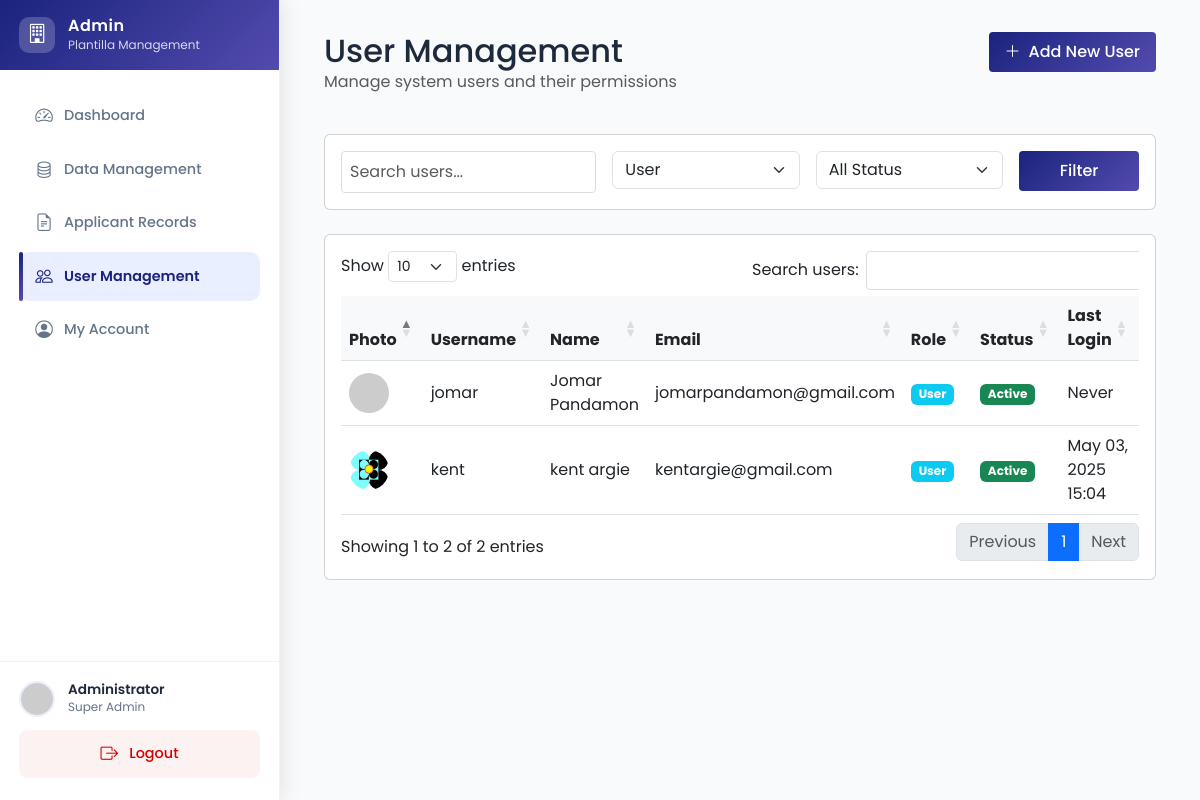
/admin/user_management.php?role=user (signed in), run on the app's committed database.
### tables this page shows
CREATE TABLE `users` (
  `id` int(11) NOT NULL,
  `username` varchar(50) NOT NULL,
  `password` varchar(255) NOT NULL,
  `email` varchar(100) NOT NULL,
  `first_name` varchar(50) NOT NULL,
  `last_name` varchar(50) NOT NULL,
  `role` enum('admin','manager','user') NOT NULL DEFAULT 'user',
  `status` enum('active','inactive') NOT NULL DEFAULT 'active',
  `photo` varchar(255) DEFAULT NULL,
  `last_login` datetime DEFAULT NULL,
  `created_at` timestamp NOT NULL DEFAULT current_timestamp(),
  `updated_at` timestamp NOT NULL DEFAULT current_timestamp() ON UPDATE current_timestamp()
);

### admin/user_management.php (the view, shortened to what this page needs)
<?php
include '../dbconnection.php';
$search = isset($_GET['search']) ? $_GET['search'] : '';
$role = isset($_GET['role']) ? $_GET['role'] : '';
$query = "SELECT u.*,
          (SELECT COUNT(*) FROM activity_logs WHERE user_id = u.id) as activity_count,
          (SELECT MAX(created_at) FROM activity_logs WHERE user_id = u.id) as last_activity
          FROM users u WHERE 1=1";
$params = [];
$types = '';
if (!empty($role)) {
    $query .= " AND u.role = ?";
    $params[] = $role;
    $types .= 's';
}
$query .= " ORDER BY u.created_at DESC";
$stmt = $conn->prepare($query);
if (!empty($params)) {
    $stmt->bind_param($types, ...$params);
}
$stmt->execute();
$result = $stmt->get_result();
$users = $result->fetch_all(MYSQLI_ASSOC);
?>
<!DOCTYPE html>
<html lang="en">
<head>
    <link href="https://cdn.jsdelivr.net/npm/bootstrap@5.3.0/dist/css/bootstrap.min.css" rel="stylesheet">
    <link rel="stylesheet" href="https://cdn.jsdelivr.net/npm/bootstrap-icons@1.11.0/font/bootstrap-icons.css">
    <link href="https://cdn.datatables.net/1.13.6/css/dataTables.bootstrap5.min.css" rel="stylesheet">
    <link rel="stylesheet" href="../assets/css/styles.css">
    <link rel="stylesheet" href="https://cdn.jsdelivr.net/npm/sweetalert2@11.7.32/dist/sweetalert2.min.css">
  <?php include '../assets/css/user_management.php'; ?>
</head>
<body>
    <div class="sidebar" id="sidebar">
        <div class="sidebar-header">
            <div class="logo">
                <i class="bi bi-building"></i>
            </div>
            <div class="title">
                <h4>Admin</h4>
                <p>Plantilla Management</p>
            </div>
        </div>
        <div class="sidebar-content">
            <ul class="nav flex-column">
                <li class="nav-item">
                    <a class="nav-link" href="dashboard.php">
                        <i class="bi bi-speedometer2"></i>
                        <span>Dashboard</span>
                    </a>
                </li>
                <li class="nav-item">
                    <a class="nav-link" href="data_management.php">
                        <i class="bi bi-database"></i>
                        <span>Data Management</span>
                    </a>
                </li>
                <li class="nav-item">
                    <a class="nav-link" href="applicant_records.php">
                        <i class="bi bi-file-earmark-text"></i>
                        <span>Applicant Records</span>
                    </a>
                </li>
                <li class="nav-item">
                    <a class="nav-link active" href="user_management.php">
                        <i class="bi bi-people"></i>
                        <span>User Management</span>
                    </a>
                </li>
                <li class="nav-item">
                    <a class="nav-link" href="my_account.php">
                        <i class="bi bi-person-circle"></i>
                        <span>My Account</span>
                    </a>
                </li>
            </ul>
        </div>
        <div class="sidebar-footer">
            <div class="user-info">
                <img src="https://ui-avatars.com/api/?name=Admin&background=2962FF&color=fff" alt="Admin">
                <div class="user-details">
                    <h6>Administrator</h6>
                    <p>Super Admin</p>
                </div>
            </div>
            <div class="logout-btn">
                <a class="nav-link" onclick="return confirm('Are you sure you want to logout?')" href="logout.php">
                    <i class="bi bi-box-arrow-right"></i>
                    <span>Logout</span>
                </a>
            </div>
        </div>
    </div>
    <div class="main-content">
        <div class="container-fluid">
            <div class="row mb-4">
                <div class="col-md-6">
                    <h2 class="mb-0">User Management</h2>
                    <p class="text-muted">Manage system users and their permissions</p>
                </div>
                <div class="col-md-6 text-end">
                    <button class="btn btn-primary add-user-btn" data-bs-toggle="modal" data-bs-target="#addUserModal">
                        <i class="bi bi-plus-lg me-2"></i>Add New User
                    </button>
                </div>
            </div>
        <div class="card mb-4">
            <div class="card-body">
                <form method="GET" class="row g-3">
                    <div class="col-md-4">
                            <input type="text" class="form-control" name="search" placeholder="Search users..." value="<?php echo htmlspecialchars($search); ?>">
                    </div>
                    <div class="col-md-3">
                        <select class="form-select" name="role">
                            <option value="user" <?php echo $role === 'user' ? 'selected' : ''; ?>>User</option>
                        </select>
                    </div>
                    <div class="col-md-3">
                        <select class="form-select" name="status">
                            <option value="">All Status</option>
                        </select>
                    </div>
                    <div class="col-md-2">
                            <button type="submit" class="btn btn-primary w-100">Filter</button>
                    </div>
                </form>
            </div>
        </div>
        <div class="card">
            <div class="card-body">
                <div class="table-responsive">
                        <table class="table table-hover" id="usersTable">
                        <thead>
                            <tr>
                                <th>Photo</th>
                                    <th>Username</th>
                                <th>Name</th>
                                <th>Email</th>
                                <th>Role</th>
                                <th>Status</th>
                                <th>Last Login</th>
                            </tr>
                        </thead>
                        <tbody>
                            <?php foreach ($users as $user): ?>
                                <tr>
                                    <td>
                                        <img src="<?php echo !empty($user['photo']) ? '../' . htmlspecialchars($user['photo']) : 'https://ui-avatars.com/api/?name=' . urlencode($user['first_name'] . '+' . $user['last_name']); ?>"
                                             alt="User Photo"
                                             class="rounded-circle"
                                             style="width: 40px; height: 40px; object-fit: cover;">
                                    </td>
                                    <td><?php echo htmlspecialchars($user['username']); ?></td>
                                    <td><?php echo htmlspecialchars($user['first_name'] . ' ' . $user['last_name']); ?></td>
                                    <td><?php echo htmlspecialchars($user['email']); ?></td>
                                    <td>
                                        <span class="badge bg-<?php echo $user['role'] === 'admin' ? 'danger' : ($user['role'] === 'manager' ? 'warning' : 'info'); ?>">
                                            <?php echo ucfirst($user['role']); ?>
                                        </span>
                                    </td>
                                    <td>
                                        <span class="badge bg-<?php echo $user['status'] === 'active' ? 'success' : 'secondary'; ?>">
                                            <?php echo ucfirst($user['status']); ?>
                                        </span>
                                    </td>
                                    <td><?php echo $user['last_login'] ? date('M d, Y H:i', strtotime($user['last_login'])) : 'Never'; ?></td>
                                </tr>
                            <?php endforeach; ?>
                        </tbody>
                    </table>
                    </div>
                </div>
            </div>
        </div>
    </div>
</body>
</html>

### assets/css/styles.css (style rules this page uses)
:root { --primary-color: #1A237E; --primary-light: #534bae; --primary-dark: #000051; --secondary-color: #2962FF; --secondary-light: #768fff; --secondary-dark: #0039cb; --success-color: #00C853; --success-light: #5efc82; --success-dark: #009624; --warning-color: #FF6D00; --warning-light: #ff9e40; --warning-dark: #c43c00; --danger-color: #D50000; --danger-light: #ff5131; --danger-dark: #9b0000; --sidebar-width: 280px; --header-height: 70px; --card-shadow: 0 4px 20px rgba(0, 0, 0, 0.08); --hover-shadow: 0 8px 30px rgba(0, 0, 0, 0.12); --gradient-primary: linear-gradient(135deg, var(--primary-color) 0%, var(--primary-light) 100%); --gradient-secondary: linear-gradient(135deg, var(--secondary-color) 0%, var(--secondary-light) 100%); --gradient-success: linear-gradient(135deg, var(--success-color) 0%, var(--success-light) 100%); --gradient-warning: linear-gradient(135deg, var(--warning-color) 0%, var(--warning-light) 100%); --gradient-danger: linear-gradient(135deg, var(--danger-color) 0%, var(--danger-light) 100%); }
body { font-family: 'Poppins', sans-serif; background-color: #f8fafc; color: #1e293b; }
.sidebar { min-height: 100vh; background: #ffffff; color: #1e293b; transition: all 0.3s cubic-bezier(0.4, 0, 0.2, 1); position: fixed; width: var(--sidebar-width); z-index: 1000; box-shadow: 2px 0 20px rgba(0, 0, 0, 0.1); border-right: 1px solid rgba(0, 0, 0, 0.05); display: flex; flex-direction: column; }
.main-content { margin-left: var(--sidebar-width); padding: 2rem; min-height: 100vh; transition: all 0.3s ease; }
.sidebar-header { height: var(--header-height); padding: 1.2rem; background: var(--gradient-primary); color: white; display: flex; align-items: center; gap: 0.8rem; }
.sidebar-header .logo { width: 36px; height: 36px; background: rgba(255, 255, 255, 0.2); border-radius: 10px; display: flex; align-items: center; justify-content: center; font-size: 1.2rem; }
.sidebar-header h4 { margin: 0; font-weight: 600; font-size: 1rem; letter-spacing: 0.5px; }
.sidebar-header p { margin: 0; font-size: 0.75rem; opacity: 0.8; }
.sidebar-content { flex: 1; padding: 1.2rem; overflow-y: auto; }
.sidebar .nav-link { color: #64748b; padding: 0.7rem 1rem; margin: 0.15rem 0; border-radius: 10px; transition: all 0.3s cubic-bezier(0.4, 0, 0.2, 1); font-weight: 500; position: relative; display: flex; align-items: center; gap: 0.7rem; font-size: 0.9rem; }
.sidebar .nav-link::before { content: ''; position: absolute; left: 0; width: 4px; height: 100%; background: var(--gradient-primary); border-radius: 2px; transform: scaleX(0); transition: transform 0.3s cubic-bezier(0.4, 0, 0.2, 1); }
.sidebar .nav-link.active { background: rgba(41, 98, 255, 0.1); color: var(--primary-color); font-weight: 600; }
.sidebar .nav-link.active::before { transform: scaleX(1); }
.sidebar .nav-link i { font-size: 1.1rem; transition: transform 0.3s cubic-bezier(0.4, 0, 0.2, 1); }
.sidebar .nav-link.active i { color: var(--primary-color); }
.sidebar-footer { padding: 1.2rem; border-top: 1px solid rgba(0, 0, 0, 0.05); }
.sidebar-footer .user-info { display: flex; align-items: center; gap: 0.8rem; margin-bottom: 0.8rem; }
.sidebar-footer .user-info img { width: 36px; height: 36px; border-radius: 50%; border: 2px solid rgba(41, 98, 255, 0.1); }
.sidebar-footer .user-details h6 { margin: 0; font-weight: 600; font-size: 0.85rem; }
.sidebar-footer .user-details p { margin: 0; font-size: 0.75rem; color: #64748b; }
.sidebar-footer .logout-btn { width: 100%; }
.sidebar-footer .logout-btn .nav-link { color: var(--danger-color); justify-content: center; padding: 0.7rem; border-radius: 8px; background: rgba(213, 0, 0, 0.05); font-size: 0.9rem; }
.sidebar-footer .logout-btn .nav-link i { color: var(--danger-color); }
.btn { border-radius: 12px; padding: 0.6rem 1.2rem; font-weight: 500; transition: all 0.3s cubic-bezier(0.4, 0, 0.2, 1); }
.btn-primary { background: var(--gradient-primary); border: none; color: white; }

### admin/user_management.php (style rules this page uses)
.form-control { width: 100%; padding: 8px; border: 1px solid #ddd; border-radius: 4px; }
.btn { padding: 8px 16px; border: none; border-radius: 4px; cursor: pointer; }
.btn-primary { background-color: #007bff; color: white; }
.table { width: 100%; margin-bottom: 1rem; background-color: transparent; }
.table th { background-color: #f8f9fa; padding: 8px; text-align: left; }
.table td { padding: 8px; vertical-align: middle; }

### data on the page
users: username "jomar", first_name+last_name "Jomar Pandamon", email "jomarpandamon@gmail.com", role "User", status "Active", shows "Never"
users: photo (picture), username "kent", first_name+last_name "kent argie", email "kentargie@gmail.com", role "User", status "Active", last_login "May 03, 2025 15:04"
